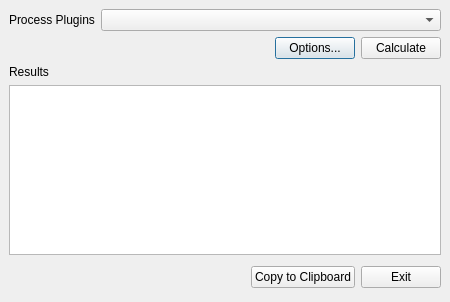
<ui version="4.0" >
 <author></author>
 <comment></comment>
 <exportmacro></exportmacro>
 <class>simple_calc_dlg</class>
 <widget class="QDialog" name="simple_calc_dlg" >
  <property name="geometry" >
   <rect>
    <x>0</x>
    <y>0</y>
    <width>450</width>
    <height>302</height>
   </rect>
  </property>
  <property name="windowTitle" >
   <string>calculate parameters</string>
  </property>
  <layout class="QGridLayout" >
   <property name="margin" >
    <number>9</number>
   </property>
   <property name="spacing" >
    <number>6</number>
   </property>
   <item row="0" column="0" >
    <layout class="QVBoxLayout" >
     <property name="margin" >
      <number>0</number>
     </property>
     <property name="spacing" >
      <number>6</number>
     </property>
     <item>
      <layout class="QHBoxLayout" >
       <property name="margin" >
        <number>0</number>
       </property>
       <property name="spacing" >
        <number>6</number>
       </property>
       <item>
        <widget class="QLabel" name="textLabel1" >
         <property name="sizePolicy" >
          <sizepolicy>
           <hsizetype>0</hsizetype>
           <vsizetype>5</vsizetype>
           <horstretch>0</horstretch>
           <verstretch>0</verstretch>
          </sizepolicy>
         </property>
         <property name="text" >
          <string>Process Plugins</string>
         </property>
        </widget>
       </item>
       <item>
        <widget class="QComboBox" name="pl_list" />
       </item>
      </layout>
     </item>
     <item>
      <layout class="QHBoxLayout" >
       <property name="margin" >
        <number>0</number>
       </property>
       <property name="spacing" >
        <number>6</number>
       </property>
       <item>
        <spacer>
         <property name="orientation" >
          <enum>Qt::Horizontal</enum>
         </property>
         <property name="sizeType" >
          <enum>QSizePolicy::Expanding</enum>
         </property>
         <property name="sizeHint" >
          <size>
           <width>200</width>
           <height>20</height>
          </size>
         </property>
        </spacer>
       </item>
       <item>
        <widget class="QPushButton" name="options_btn" >
         <property name="text" >
          <string>Options...</string>
         </property>
        </widget>
       </item>
       <item>
        <widget class="QPushButton" name="calc_btn" >
         <property name="text" >
          <string>Calculate</string>
         </property>
        </widget>
       </item>
      </layout>
     </item>
     <item>
      <layout class="QVBoxLayout" >
       <property name="margin" >
        <number>0</number>
       </property>
       <property name="spacing" >
        <number>6</number>
       </property>
       <item>
        <widget class="QLabel" name="textLabel2" >
         <property name="sizePolicy" >
          <sizepolicy>
           <hsizetype>5</hsizetype>
           <vsizetype>0</vsizetype>
           <horstretch>0</horstretch>
           <verstretch>0</verstretch>
          </sizepolicy>
         </property>
         <property name="text" >
          <string>Results</string>
         </property>
        </widget>
       </item>
       <item>
        <widget class="QTextBrowser" name="res_list" />
       </item>
      </layout>
     </item>
     <item>
      <layout class="QHBoxLayout" >
       <property name="margin" >
        <number>0</number>
       </property>
       <property name="spacing" >
        <number>6</number>
       </property>
       <item>
        <spacer>
         <property name="orientation" >
          <enum>Qt::Horizontal</enum>
         </property>
         <property name="sizeType" >
          <enum>QSizePolicy::Expanding</enum>
         </property>
         <property name="sizeHint" >
          <size>
           <width>141</width>
           <height>32</height>
          </size>
         </property>
        </spacer>
       </item>
       <item>
        <widget class="QPushButton" name="copy_btn" >
         <property name="text" >
          <string>Copy to Clipboard</string>
         </property>
        </widget>
       </item>
       <item>
        <widget class="QPushButton" name="exit_btn" >
         <property name="text" >
          <string>Exit</string>
         </property>
        </widget>
       </item>
      </layout>
     </item>
    </layout>
   </item>
  </layout>
 </widget>
 <layoutdefault spacing="6" margin="11" />
 <pixmapfunction>qPixmapFromMimeSource</pixmapfunction>
 <resources/>
 <connections/>
</ui>
